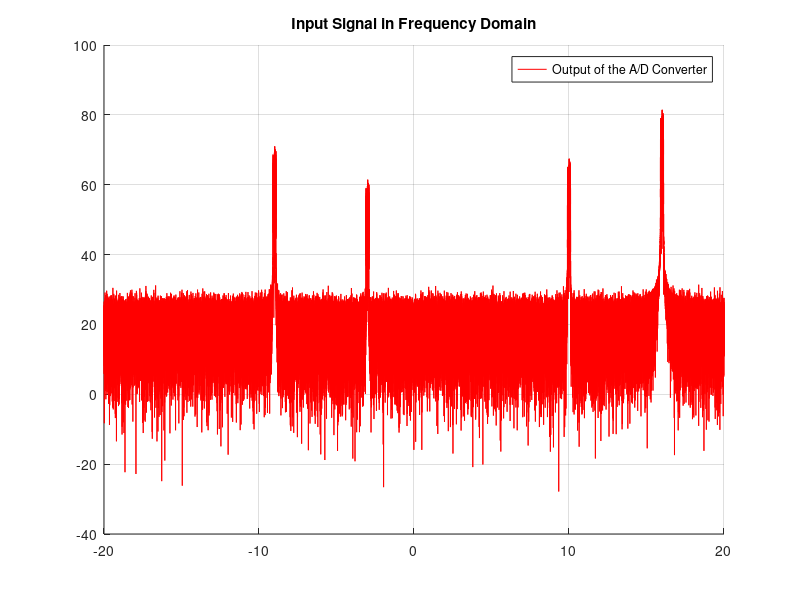
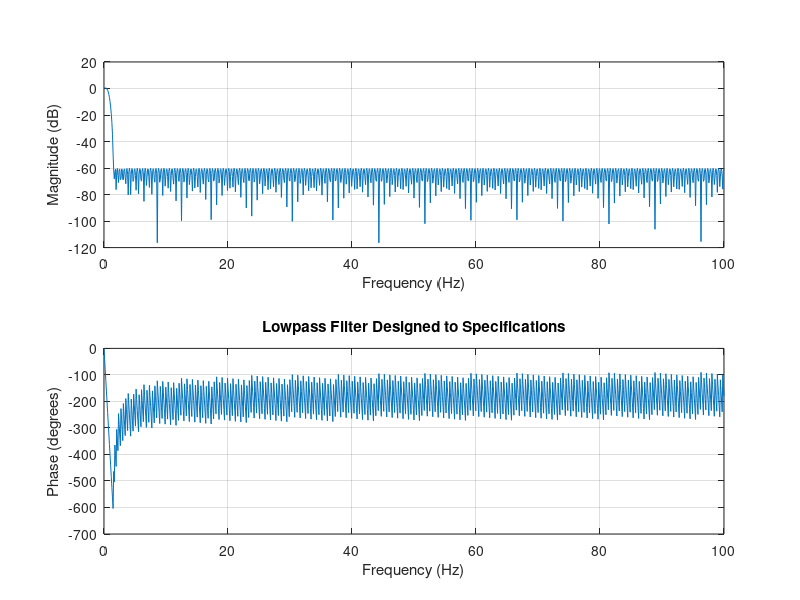
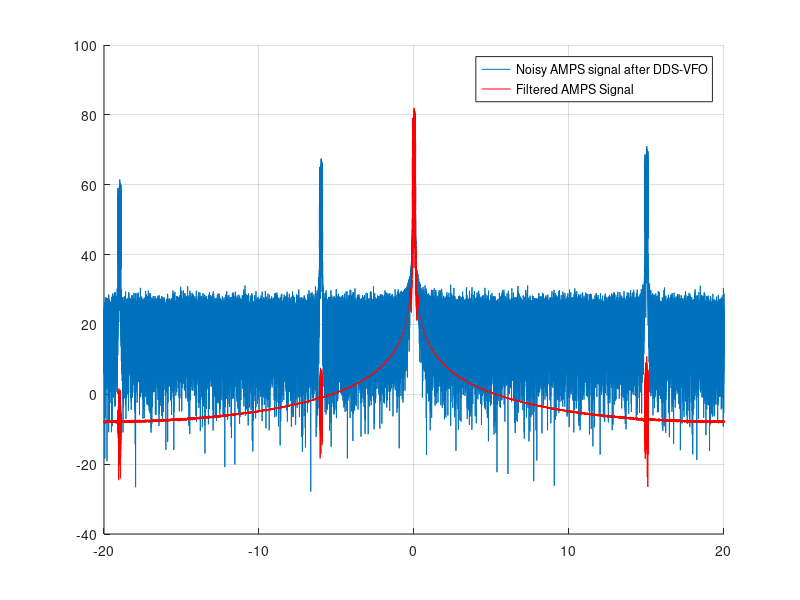

The MATLAB script that drew these images, in order:
% Digital Receiver Simulation
% Team Finck BIG!

%% Create the analog signal that will be processed. 

clear all;
close all;
clc;

% Determine number of bits to recreate a signal, states, define a signal to
% noise (SNR ratio), and our oversampling rate in MHz.

num_bits  =    512;
states    =      4;
SNR       =     30;
oversamp  =    200;     % Simulates sampling frequency of 30kHz.

% Create a random bit stream to recreate our signal using the pskmod.

bits    = randint(1,num_bits,[0,states-1]);
mod_sig = pskmod(bits,states);

% Recreate the analog signal through the resampling command.

analog_sig = resample(mod_sig,oversamp,1);

% Determine the frequency content of the analog signal.

fd_ana_sig = fft(analog_sig);

% Build the normalized frequency labels for the analog signal,
% then multiply by 40 to get it between -20 - 20 MHz.

freqs = (((0:length(fd_ana_sig)-1)/length(fd_ana_sig))-.5) * 40;

% Inject noise into the signal to simulate the transmission channel.

noisy_sig    = awgn(analog_sig,SNR);
fd_noisy_sig = fft(noisy_sig);

% Build time array that will be used to perform frequency shift operations.

tstep       = (1/oversamp);
time_array  = 0 :tstep :num_bits - tstep;

% Build in frequency shifts to 'emulate' a possible input signal.
% Our signal of interest if centered around 16 MHz.

freq_shift1 = 16 * (oversamp/40);
freq_shift2 = -3 * (oversamp/40);
freq_shift3 = 10 * (oversamp/40);
freq_shift4 = -9 * (oversamp/40);

our_waveform = noisy_sig.*exp(j*2*pi*freq_shift1*time_array)...
             + .1*noisy_sig.*exp(j*2*pi*freq_shift2*time_array)...
             + .2*noisy_sig.*exp(j*2*pi*freq_shift3*time_array)...
             + .3*noisy_sig.*exp(j*2*pi*freq_shift4*time_array);
         
% Plot the input signal in the frequency domain.
         
fd_our_waveform = fft(our_waveform);

figure;
hold on;
plot(freqs,20*log10(abs(fftshift(fd_our_waveform))),'r');
legend('Output of the A/D Converter')
title('Input Signal in Frequency Domain');
grid on;

%% This is where our assignment begins to process the signal.

% Any processing will be shown in the frequency domain.
% The signal, since created, has followed the following RF path:

%   Passed through a Comm Channel                    --->
%   Digital to Analog converesion                    --->
%   Gaussian Noise added from Tramission Channel     ---> 
%   Add any other signals that may be in the channel 


% Pass our signal through a Direct Digital Synthesis, Variable Frequency
% Oscillator (DDS-VFO) and shift it down by 16 MHz.

% immediately downshift
% DDS-VFO

downshifted_sig     = our_waveform.*exp(-j*2*pi*freq_shift1*time_array);
fd_downshifted_sig  = fft(downshifted_sig);

% Build an FIR filter to solve this issue ---> help firpmord

% Passband ripple (dB)
rp = 1;
% Stopband level  (dB)
rs = 60;          
% Sampling frequency
fs = oversamp;      
% Cutoff frequencies, defined to encompass the BW of our SOI.
f = [.5,1.5];
% Desired amplitudes
a = [1,0];        
% Compute deviations
dev = [(10^(rp/20)-1)/(10^(rp/20)+1),10^(-rs/20)]; 
[n,fo,ao,w] = firpmord(f,a,dev,fs);

% Filter variables are determined here:

figure;
my_filter = firpm(n,fo,ao,w);
freqz(my_filter,1,1024,fs);
title('Lowpass Filter Designed to Specifications');

% filter 
filtered_wave = filter(my_filter,1,downshifted_sig);
fd_filtered_wave = fft(filtered_wave);

% Show our newly centered signal centered at 0 MHz

figure;clf;
hold on;
plot(freqs,20*log10(abs(fftshift(fd_downshifted_sig))));
plot(freqs,20*log10(abs(fftshift(fd_filtered_wave))),'r');
legend('Noisy AMPS signal after DDS-VFO','Filtered AMPS Signal');
grid on;
